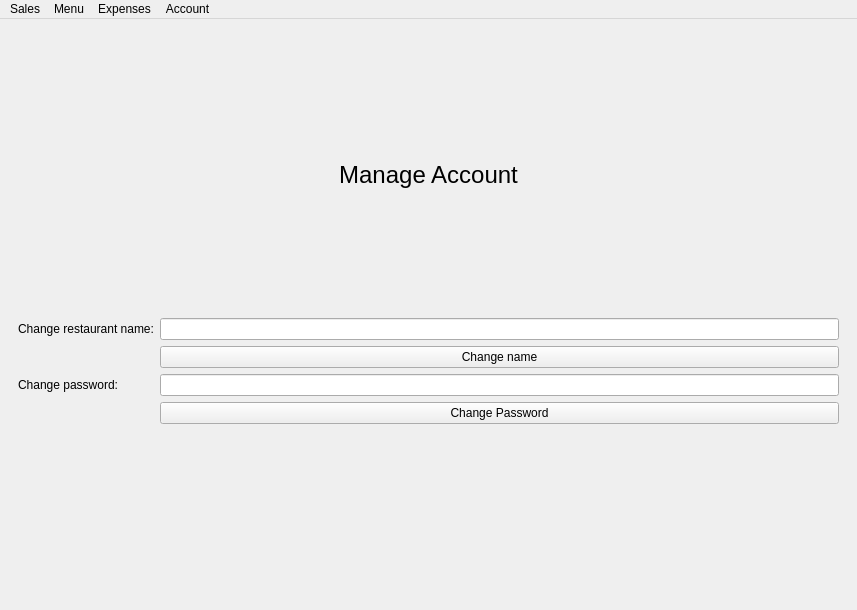
<?xml version="1.0" encoding="UTF-8"?>
<ui version="4.0">
 <class>MainWindow</class>
 <widget class="QMainWindow" name="MainWindow">
  <property name="geometry">
   <rect>
    <x>0</x>
    <y>0</y>
    <width>857</width>
    <height>610</height>
   </rect>
  </property>
  <property name="windowTitle">
   <string>MainWindow</string>
  </property>
  <widget class="QWidget" name="centralwidget">
   <layout class="QVBoxLayout" name="verticalLayout">
    <item>
     <widget class="QStackedWidget" name="stackedWidget">
      <property name="currentIndex">
       <number>3</number>
      </property>
      <widget class="QWidget" name="manage_sales_page">
       <layout class="QHBoxLayout" name="horizontalLayout">
        <item>
         <widget class="QTabWidget" name="manage_sales_tabWidget">
          <property name="currentIndex">
           <number>1</number>
          </property>
          <widget class="QWidget" name="view_sales_tab">
           <attribute name="title">
            <string>View sales</string>
           </attribute>
           <layout class="QVBoxLayout" name="verticalLayout_2">
            <item>
             <layout class="QHBoxLayout" name="horizontalLayout_2">
              <item>
               <widget class="QPushButton" name="view_sales_search_button">
                <property name="text">
                 <string>Search by</string>
                </property>
               </widget>
              </item>
              <item>
               <widget class="QPushButton" name="view_sales_daily_button">
                <property name="text">
                 <string>View daily sales</string>
                </property>
               </widget>
              </item>
              <item>
               <widget class="QPushButton" name="view_sales_monthly_button">
                <property name="text">
                 <string>View monthly sales</string>
                </property>
               </widget>
              </item>
              <item>
               <widget class="QPushButton" name="view_sales_yearly_button">
                <property name="text">
                 <string>View yearly sales</string>
                </property>
               </widget>
              </item>
             </layout>
            </item>
            <item>
             <widget class="QTableWidget" name="view_sales_table">
              <attribute name="horizontalHeaderDefaultSectionSize">
               <number>199</number>
              </attribute>
              <column>
               <property name="text">
                <string>Date</string>
               </property>
               <property name="font">
                <font>
                 <pointsize>13</pointsize>
                </font>
               </property>
              </column>
              <column>
               <property name="text">
                <string>Item</string>
               </property>
               <property name="font">
                <font>
                 <pointsize>13</pointsize>
                </font>
               </property>
              </column>
              <column>
               <property name="text">
                <string>Amount</string>
               </property>
               <property name="font">
                <font>
                 <pointsize>13</pointsize>
                </font>
               </property>
              </column>
              <column>
               <property name="text">
                <string>Total</string>
               </property>
               <property name="font">
                <font>
                 <pointsize>13</pointsize>
                </font>
               </property>
              </column>
             </widget>
            </item>
            <item>
             <widget class="QPushButton" name="view_sales_delete_sales_button">
              <property name="text">
               <string>Delete selected sales</string>
              </property>
             </widget>
            </item>
           </layout>
          </widget>
          <widget class="QWidget" name="add_sales_tab">
           <attribute name="title">
            <string>Add sales</string>
           </attribute>
           <layout class="QVBoxLayout" name="verticalLayout_6">
            <item>
             <layout class="QHBoxLayout" name="horizontalLayout_4">
              <item>
               <layout class="QVBoxLayout" name="verticalLayout_17">
                <item>
                 <widget class="QLabel" name="label">
                  <property name="text">
                   <string>Date:</string>
                  </property>
                 </widget>
                </item>
                <item>
                 <widget class="QDateEdit" name="add_sales_date"/>
                </item>
               </layout>
              </item>
              <item>
               <layout class="QVBoxLayout" name="verticalLayout_3">
                <item>
                 <widget class="QLabel" name="label_2">
                  <property name="text">
                   <string>Item name</string>
                  </property>
                 </widget>
                </item>
                <item>
                 <widget class="QComboBox" name="add_sales_item_name_comboBox"/>
                </item>
               </layout>
              </item>
              <item>
               <layout class="QVBoxLayout" name="verticalLayout_4">
                <item>
                 <widget class="QLabel" name="label_3">
                  <property name="text">
                   <string>Amount sold:</string>
                  </property>
                 </widget>
                </item>
                <item>
                 <widget class="QSpinBox" name="add_sales_amount_sold_spinBox"/>
                </item>
               </layout>
              </item>
              <item>
               <layout class="QVBoxLayout" name="verticalLayout_5">
                <item>
                 <widget class="QLabel" name="label_4">
                  <property name="text">
                   <string>Total:</string>
                  </property>
                 </widget>
                </item>
                <item>
                 <widget class="QDoubleSpinBox" name="add_sales_total_spinBox"/>
                </item>
               </layout>
              </item>
              <item>
               <widget class="QPushButton" name="add_sales_confirm_button">
                <property name="styleSheet">
                 <string notr="true">font-size:10pt;</string>
                </property>
                <property name="text">
                 <string>Confirm entry</string>
                </property>
               </widget>
              </item>
             </layout>
            </item>
            <item>
             <widget class="QListWidget" name="add_sales_list"/>
            </item>
            <item>
             <widget class="QPushButton" name="add_sales_delete_button">
              <property name="text">
               <string>Delete selected sales</string>
              </property>
             </widget>
            </item>
            <item>
             <widget class="QPushButton" name="add_sales_submit_button">
              <property name="text">
               <string>Submit sales</string>
              </property>
             </widget>
            </item>
           </layout>
          </widget>
         </widget>
        </item>
       </layout>
      </widget>
      <widget class="QWidget" name="add_menu_page">
       <layout class="QVBoxLayout" name="verticalLayout_9">
        <item>
         <widget class="QLabel" name="label_5">
          <property name="styleSheet">
           <string notr="true">font-size:18pt;</string>
          </property>
          <property name="text">
           <string>Add/Remove menu Item:</string>
          </property>
          <property name="alignment">
           <set>Qt::AlignmentFlag::AlignCenter</set>
          </property>
         </widget>
        </item>
        <item>
         <layout class="QHBoxLayout" name="horizontalLayout_5">
          <item>
           <layout class="QVBoxLayout" name="verticalLayout_7">
            <item>
             <widget class="QLabel" name="label_6">
              <property name="text">
               <string>Item name:</string>
              </property>
             </widget>
            </item>
            <item>
             <widget class="QComboBox" name="add_menu_item_name">
              <property name="editable">
               <bool>true</bool>
              </property>
             </widget>
            </item>
           </layout>
          </item>
          <item>
           <layout class="QVBoxLayout" name="verticalLayout_8">
            <item>
             <widget class="QLabel" name="label_7">
              <property name="text">
               <string>Price:</string>
              </property>
             </widget>
            </item>
            <item>
             <widget class="QDoubleSpinBox" name="add_menu_item_price"/>
            </item>
           </layout>
          </item>
          <item>
           <widget class="QPushButton" name="add_menu_item_add_button">
            <property name="text">
             <string>Add</string>
            </property>
           </widget>
          </item>
         </layout>
        </item>
        <item>
         <widget class="QListWidget" name="add_menu_item_list"/>
        </item>
        <item>
         <widget class="QPushButton" name="add_menu_item_delete_button">
          <property name="text">
           <string>Delete selected items</string>
          </property>
         </widget>
        </item>
       </layout>
      </widget>
      <widget class="QWidget" name="manage_expenses_page">
       <layout class="QVBoxLayout" name="verticalLayout_10">
        <item>
         <widget class="QTabWidget" name="expenses_tabWidget">
          <property name="currentIndex">
           <number>2</number>
          </property>
          <widget class="QWidget" name="view_expenses_tab">
           <attribute name="title">
            <string>View expenses</string>
           </attribute>
           <layout class="QVBoxLayout" name="verticalLayout_11">
            <item>
             <layout class="QHBoxLayout" name="horizontalLayout_6">
              <item>
               <widget class="QPushButton" name="view_expenses_search_button">
                <property name="text">
                 <string>Search by</string>
                </property>
               </widget>
              </item>
              <item>
               <widget class="QPushButton" name="view_expenses_daily_button">
                <property name="text">
                 <string>View daily expenses</string>
                </property>
               </widget>
              </item>
              <item>
               <widget class="QPushButton" name="view_expenses_weekly_button">
                <property name="text">
                 <string>View weekly expenses</string>
                </property>
               </widget>
              </item>
              <item>
               <widget class="QPushButton" name="view_expenses_monthly_button">
                <property name="text">
                 <string>View monthly expenses</string>
                </property>
               </widget>
              </item>
              <item>
               <widget class="QPushButton" name="view_expenses_yearly_button">
                <property name="text">
                 <string>View yearly expenses</string>
                </property>
               </widget>
              </item>
             </layout>
            </item>
            <item>
             <widget class="QTableWidget" name="view_expenses_table">
              <property name="rowCount">
               <number>0</number>
              </property>
              <attribute name="horizontalHeaderCascadingSectionResizes">
               <bool>true</bool>
              </attribute>
              <attribute name="horizontalHeaderDefaultSectionSize">
               <number>265</number>
              </attribute>
              <attribute name="verticalHeaderHighlightSections">
               <bool>true</bool>
              </attribute>
              <attribute name="verticalHeaderShowSortIndicator" stdset="0">
               <bool>false</bool>
              </attribute>
              <column>
               <property name="text">
                <string>Date</string>
               </property>
              </column>
              <column>
               <property name="text">
                <string>Expense type</string>
               </property>
              </column>
              <column>
               <property name="text">
                <string>Amount spent</string>
               </property>
              </column>
             </widget>
            </item>
            <item>
             <widget class="QPushButton" name="view_expenses_delete_button">
              <property name="text">
               <string>Delete selected expenses</string>
              </property>
             </widget>
            </item>
           </layout>
          </widget>
          <widget class="QWidget" name="add_expenses_tab">
           <attribute name="title">
            <string>Add expenses</string>
           </attribute>
           <layout class="QVBoxLayout" name="verticalLayout_14">
            <item>
             <layout class="QHBoxLayout" name="horizontalLayout_10">
              <item>
               <layout class="QVBoxLayout" name="verticalLayout_15">
                <item>
                 <widget class="QLabel" name="label_11">
                  <property name="text">
                   <string>Date:</string>
                  </property>
                 </widget>
                </item>
                <item>
                 <widget class="QDateEdit" name="add_expenses_date"/>
                </item>
               </layout>
              </item>
              <item>
               <layout class="QVBoxLayout" name="verticalLayout_12">
                <item>
                 <widget class="QLabel" name="label_10">
                  <property name="text">
                   <string>Expense Type:</string>
                  </property>
                 </widget>
                </item>
                <item>
                 <widget class="QComboBox" name="add_expenses_expense_type_comboBox"/>
                </item>
               </layout>
              </item>
              <item>
               <layout class="QVBoxLayout" name="verticalLayout_13">
                <item>
                 <widget class="QLabel" name="label_12">
                  <property name="text">
                   <string>Amount spent:</string>
                  </property>
                 </widget>
                </item>
                <item>
                 <widget class="QDoubleSpinBox" name="add_expenses_amount_spent_spinBox"/>
                </item>
               </layout>
              </item>
              <item>
               <widget class="QPushButton" name="add_expenses_add_button">
                <property name="text">
                 <string>Add expense</string>
                </property>
               </widget>
              </item>
             </layout>
            </item>
            <item>
             <widget class="QListWidget" name="add_expenses_list"/>
            </item>
            <item>
             <widget class="QPushButton" name="add_expenses_delete_button">
              <property name="text">
               <string>Delete selected expenses</string>
              </property>
             </widget>
            </item>
            <item>
             <widget class="QPushButton" name="add_expenses_submit_button">
              <property name="text">
               <string>Submit expenses</string>
              </property>
             </widget>
            </item>
           </layout>
          </widget>
          <widget class="QWidget" name="view_expenses_sales_tab">
           <attribute name="title">
            <string>View expenses with sales</string>
           </attribute>
           <layout class="QVBoxLayout" name="verticalLayout_16">
            <item>
             <layout class="QHBoxLayout" name="horizontalLayout_9">
              <item>
               <widget class="QPushButton" name="search_by_expense_sales_button">
                <property name="text">
                 <string>Search by</string>
                </property>
               </widget>
              </item>
              <item>
               <widget class="QPushButton" name="daily_expense_sale_button">
                <property name="text">
                 <string>Daily</string>
                </property>
               </widget>
              </item>
              <item>
               <widget class="QPushButton" name="weekly_expense_sale_button">
                <property name="text">
                 <string>Weekly</string>
                </property>
               </widget>
              </item>
              <item>
               <widget class="QPushButton" name="yearly_expense_sale_button">
                <property name="text">
                 <string>Yearly</string>
                </property>
               </widget>
              </item>
              <item>
               <widget class="QPushButton" name="monthly_expense_sale_button">
                <property name="text">
                 <string>Monthly</string>
                </property>
               </widget>
              </item>
             </layout>
            </item>
            <item>
             <widget class="QTableWidget" name="expense_sales_table">
              <attribute name="horizontalHeaderDefaultSectionSize">
               <number>198</number>
              </attribute>
              <column>
               <property name="text">
                <string>Date</string>
               </property>
              </column>
              <column>
               <property name="text">
                <string>Expense total</string>
               </property>
              </column>
              <column>
               <property name="text">
                <string>Sales total</string>
               </property>
              </column>
              <column>
               <property name="text">
                <string>Total</string>
               </property>
              </column>
             </widget>
            </item>
            <item>
             <widget class="QLabel" name="label_9">
              <property name="text">
               <string/>
              </property>
             </widget>
            </item>
           </layout>
          </widget>
         </widget>
        </item>
       </layout>
      </widget>
      <widget class="QWidget" name="manage_account_page">
       <layout class="QVBoxLayout" name="verticalLayout_18">
        <item>
         <widget class="QLabel" name="label_8">
          <property name="styleSheet">
           <string notr="true">font-size:18pt;</string>
          </property>
          <property name="text">
           <string>Manage Account</string>
          </property>
          <property name="alignment">
           <set>Qt::AlignmentFlag::AlignCenter</set>
          </property>
         </widget>
        </item>
        <item>
         <layout class="QFormLayout" name="formLayout">
          <item row="0" column="0">
           <widget class="QLabel" name="label_14">
            <property name="text">
             <string>Change restaurant name:</string>
            </property>
           </widget>
          </item>
          <item row="0" column="1">
           <widget class="QLineEdit" name="manage_account_change_restaurant_name_line_edit"/>
          </item>
          <item row="2" column="0">
           <widget class="QLabel" name="label_13">
            <property name="text">
             <string>Change password:</string>
            </property>
           </widget>
          </item>
          <item row="2" column="1">
           <widget class="QLineEdit" name="manage_account_change_password_line_edit"/>
          </item>
          <item row="3" column="1">
           <widget class="QPushButton" name="manage_account_change_password_button">
            <property name="text">
             <string>Change Password</string>
            </property>
           </widget>
          </item>
          <item row="1" column="1">
           <widget class="QPushButton" name="manage_account_change_restaurant_name_button">
            <property name="text">
             <string>Change name</string>
            </property>
           </widget>
          </item>
         </layout>
        </item>
        <item>
         <layout class="QHBoxLayout" name="horizontalLayout_7"/>
        </item>
       </layout>
      </widget>
     </widget>
    </item>
   </layout>
  </widget>
  <widget class="QMenuBar" name="menubar">
   <property name="geometry">
    <rect>
     <x>0</x>
     <y>0</y>
     <width>857</width>
     <height>33</height>
    </rect>
   </property>
   <widget class="QMenu" name="menuView_Sales">
    <property name="title">
     <string>Sales</string>
    </property>
    <addaction name="actionView_Sales"/>
    <addaction name="actionAdd_sale"/>
   </widget>
   <widget class="QMenu" name="menuAdd_menu">
    <property name="title">
     <string>Menu</string>
    </property>
    <addaction name="actionManage_menu"/>
   </widget>
   <widget class="QMenu" name="menuAccount">
    <property name="title">
     <string>Account</string>
    </property>
    <addaction name="actionLog_out"/>
    <addaction name="actionChange_details"/>
   </widget>
   <widget class="QMenu" name="menuExpenses">
    <property name="title">
     <string>Expenses</string>
    </property>
    <addaction name="actionView_expenses"/>
    <addaction name="actionAdd_expenses"/>
   </widget>
   <addaction name="menuView_Sales"/>
   <addaction name="menuAdd_menu"/>
   <addaction name="menuExpenses"/>
   <addaction name="menuAccount"/>
  </widget>
  <action name="actionLog_out">
   <property name="text">
    <string>Log out</string>
   </property>
  </action>
  <action name="actionChange_details">
   <property name="text">
    <string>Manage account</string>
   </property>
  </action>
  <action name="actionChange_name">
   <property name="text">
    <string>Change name</string>
   </property>
  </action>
  <action name="actionView_Sales">
   <property name="text">
    <string>View Sales</string>
   </property>
  </action>
  <action name="actionAdd_sale">
   <property name="text">
    <string>Add sales</string>
   </property>
  </action>
  <action name="actionManage_menu">
   <property name="text">
    <string>Manage menu</string>
   </property>
  </action>
  <action name="actionAdd_expenses">
   <property name="text">
    <string>Add expenses</string>
   </property>
  </action>
  <action name="actionView_expenses">
   <property name="text">
    <string>View expenses</string>
   </property>
  </action>
 </widget>
 <resources/>
 <connections/>
</ui>
